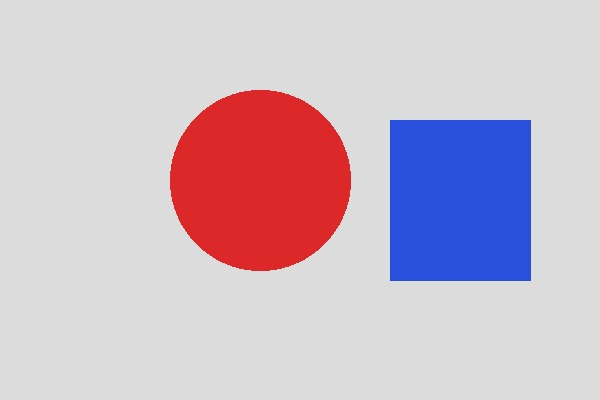
#> input picture Exp 37 - Foreground Subtraction Based on Color Levels Using OpenCV/foreground_subtraction_input.png.jpeg, 600 x 400 px
$ python Exp37.py
#> lines starting #> are read from the running program, lines starting #| are printed output that depends on the picture; after the words box and inside, x2 and y2 are one past the last pixel; in counts of white or black regions, pixels touching at a corner belong together
import cv2
import numpy as np

# Read input image
image = cv2.imread("foreground_subtraction_input.png.jpeg")
#> image is the input picture: shape (400, 600, 3); mean B, G, R 200.8, 187.5, 203
if image is None:
    print("Image not found. Keep the image in the same folder as this Python file.")

else:
    # Convert BGR to HSV
    hsv = cv2.cvtColor(image, cv2.COLOR_BGR2HSV)
#> hsv: shape (400, 600, 3); mean H, S, V 16.1, 42.3, 220

    # Red color has two HSV ranges
    lower_red1 = np.array([0, 100, 100])
    upper_red1 = np.array([10, 255, 255])

    lower_red2 = np.array([170, 100, 100])
    upper_red2 = np.array([180, 255, 255])

    mask1 = cv2.inRange(hsv, lower_red1, upper_red1)
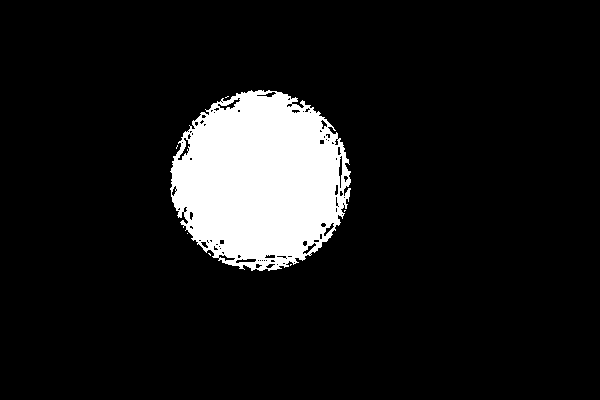
#> mask1: shape (400, 600); 10% white; 7 white regions (6 under 20 px), largest, box (x1, y1, x2, y2) and area: (170, 90, 351, 271) 23946
    mask2 = cv2.inRange(hsv, lower_red2, upper_red2)
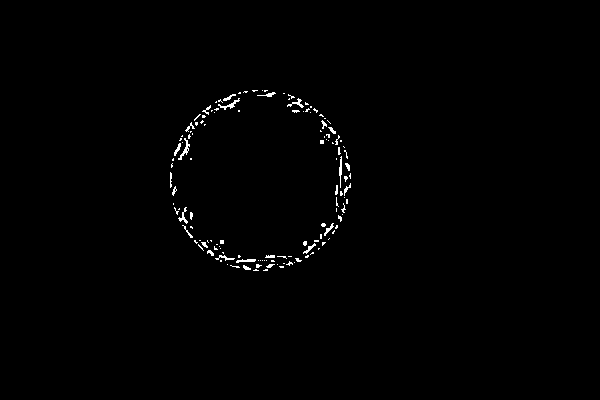
#> mask2: shape (400, 600); 0.72% white in thin lines or dots, all inside (x1, y1, x2, y2) = (170, 90, 351, 271)

    red_mask = cv2.bitwise_or(mask1, mask2)
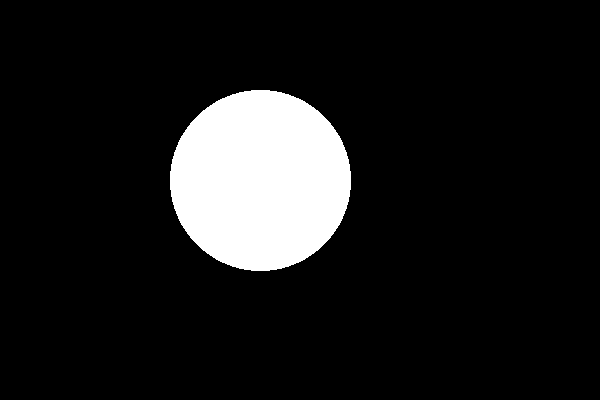
#> red_mask: shape (400, 600); 10.7% white; 1 white region, box (x1, y1, x2, y2) and area: (170, 90, 351, 271) 25701

    # Remove the selected red foreground
    keep_mask = cv2.bitwise_not(red_mask)

    result = cv2.bitwise_and(
        image, image, mask=keep_mask
    )
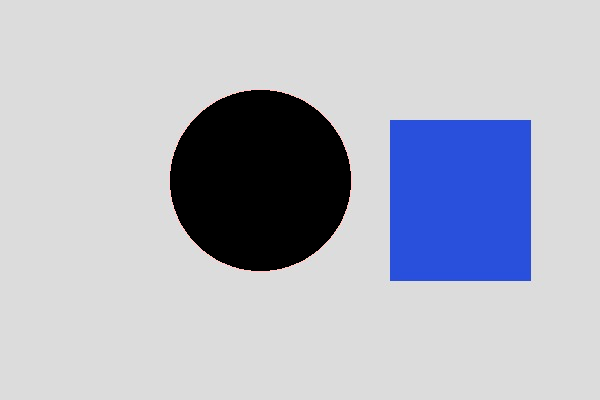
#> result: shape (400, 600, 3); mean B, G, R 196.4, 183.1, 179.6

    # Display original and processed images
    cv2.imshow("Original Image", image)
    cv2.imshow("Foreground Removed", result)

    cv2.waitKey(0)
    cv2.destroyAllWindows()
